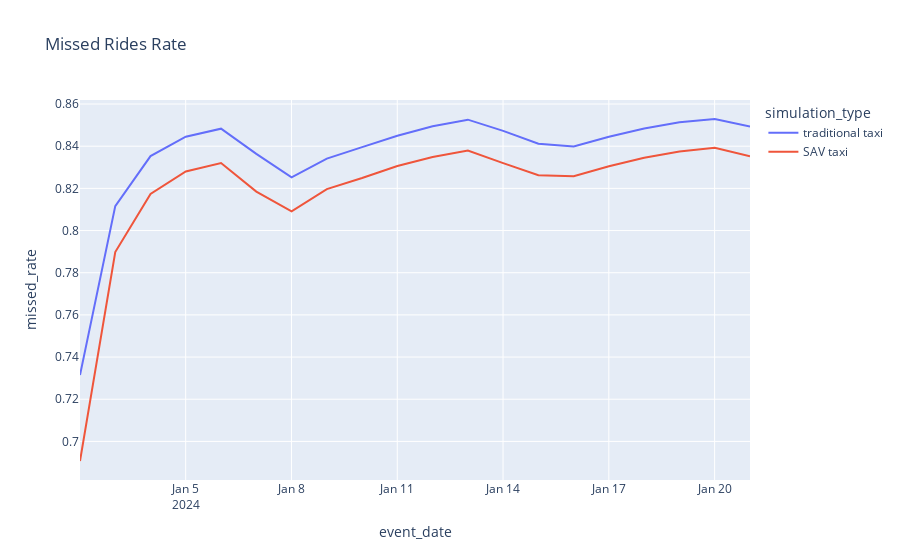

Write notebook code for a chart like this one.
### Code cell
fig = px.line(df, x="event_date", y="missed_rate", title='Missed Rides Rate', color='simulation_type')
fig.show()

### Figure 1 — Plotly figure (JSON) as saved in the notebook; plotly's stock layout.template omitted (floating-point values rounded to 4 significant figures)
{"data": [{"hovertemplate": "simulation_type=traditional taxi<br>event_date=%{x}<br>missed_rate=%{y}<extra></extra>", "legendgroup": "traditional taxi", "line": {"color": "#636efa", "dash": "solid"}, "marker": {"symbol": "circle"}, "mode": "lines", "name": "traditional taxi", "orientation": "v", "showlegend": true, "type": "scatter", "x": ["2024-01-02 00:05:00", "2024-01-03 00:05:00", "2024-01-04 00:05:00", "2024-01-05 00:05:00", "2024-01-06 00:05:00", "2024-01-07 00:05:00", "2024-01-08 00:05:00", "2024-01-09 00:05:00", "2024-01-10 00:05:00", "2024-01-11 00:05:00", "2024-01-12 00:05:00", "2024-01-13 00:05:00", "2024-01-14 00:05:00", "2024-01-15 00:05:00", "2024-01-16 00:05:00", "2024-01-17 00:05:00", "2024-01-18 00:05:00", "2024-01-19 00:05:00", "2024-01-20 00:05:00", "2024-01-21 00:05:00"], "xaxis": "x", "y": [0.7315, 0.8116, 0.8353, 0.8445, 0.8483, 0.8364, 0.8252, 0.8341, 0.8396, 0.8449, 0.8495, 0.8526, 0.8472, 0.8411, 0.8398, 0.8445, 0.8484, 0.8513, 0.8529, 0.8493], "yaxis": "y"}, {"hovertemplate": "simulation_type=SAV taxi<br>event_date=%{x}<br>missed_rate=%{y}<extra></extra>", "legendgroup": "SAV taxi", "line": {"color": "#EF553B", "dash": "solid"}, "marker": {"symbol": "circle"}, "mode": "lines", "name": "SAV taxi", "orientation": "v", "showlegend": true, "type": "scatter", "x": ["2024-01-02 00:05:00", "2024-01-03 00:05:00", "2024-01-04 00:05:00", "2024-01-05 00:05:00", "2024-01-06 00:05:00", "2024-01-07 00:05:00", "2024-01-08 00:05:00", "2024-01-09 00:05:00", "2024-01-10 00:05:00", "2024-01-11 00:05:00", "2024-01-12 00:05:00", "2024-01-13 00:05:00", "2024-01-14 00:05:00", "2024-01-15 00:05:00", "2024-01-16 00:05:00", "2024-01-17 00:05:00", "2024-01-18 00:05:00", "2024-01-19 00:05:00", "2024-01-20 00:05:00", "2024-01-21 00:05:00"], "xaxis": "x", "y": [0.6907, 0.7898, 0.8174, 0.828, 0.832, 0.8185, 0.8091, 0.8197, 0.8249, 0.8306, 0.8349, 0.8379, 0.832, 0.8262, 0.8257, 0.8305, 0.8345, 0.8375, 0.8393, 0.8352], "yaxis": "y"}], "layout": {"autosize": true, "legend": {"title": {"text": "simulation_type"}, "tracegroupgap": 0}, "title": {"text": "Missed Rides Rate"}, "xaxis": {"anchor": "y", "autorange": false, "domain": [0, 1], "range": ["2024-01-02 00:05", "2024-01-21 00:05"], "title": {"text": "event_date"}, "type": "date"}, "yaxis": {"anchor": "x", "autorange": true, "domain": [0, 1], "range": [0.6817, 0.8619], "title": {"text": "missed_rate"}, "type": "linear"}}}
